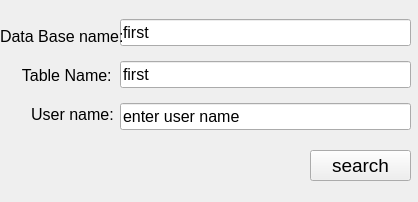
<?xml version="1.0" encoding="UTF-8"?>
<ui version="4.0">
 <class>Form</class>
 <widget class="QWidget" name="Form">
  <property name="geometry">
   <rect>
    <x>0</x>
    <y>0</y>
    <width>418</width>
    <height>202</height>
   </rect>
  </property>
  <property name="windowTitle">
   <string>Form</string>
  </property>
  <widget class="QPushButton" name="button_search">
   <property name="geometry">
    <rect>
     <x>310</x>
     <y>150</y>
     <width>101</width>
     <height>31</height>
    </rect>
   </property>
   <property name="font">
    <font>
     <pointsize>14</pointsize>
    </font>
   </property>
   <property name="text">
    <string>search</string>
   </property>
  </widget>
  <widget class="QLabel" name="label_result">
   <property name="geometry">
    <rect>
     <x>20</x>
     <y>150</y>
     <width>281</width>
     <height>31</height>
    </rect>
   </property>
   <property name="font">
    <font>
     <pointsize>14</pointsize>
    </font>
   </property>
   <property name="styleSheet">
    <string notr="true">color: green</string>
   </property>
   <property name="text">
    <string/>
   </property>
  </widget>
  <widget class="QWidget" name="">
   <property name="geometry">
    <rect>
     <x>120</x>
     <y>10</y>
     <width>291</width>
     <height>131</height>
    </rect>
   </property>
   <layout class="QVBoxLayout" name="verticalLayout">
    <item>
     <widget class="QLineEdit" name="lineEdit_data_base_name">
      <property name="font">
       <font>
        <pointsize>12</pointsize>
       </font>
      </property>
      <property name="text">
       <string>first</string>
      </property>
     </widget>
    </item>
    <item>
     <widget class="QLineEdit" name="lineEdit_table_name">
      <property name="font">
       <font>
        <pointsize>12</pointsize>
       </font>
      </property>
      <property name="text">
       <string>first</string>
      </property>
     </widget>
    </item>
    <item>
     <widget class="QLineEdit" name="lineEdit_user_name">
      <property name="font">
       <font>
        <pointsize>12</pointsize>
       </font>
      </property>
      <property name="text">
       <string>enter user name</string>
      </property>
     </widget>
    </item>
   </layout>
  </widget>
  <widget class="QWidget" name="">
   <property name="geometry">
    <rect>
     <x>0</x>
     <y>20</y>
     <width>127</width>
     <height>111</height>
    </rect>
   </property>
   <layout class="QVBoxLayout" name="verticalLayout_2">
    <item>
     <widget class="QLabel" name="label">
      <property name="font">
       <font>
        <pointsize>12</pointsize>
       </font>
      </property>
      <property name="text">
       <string>Data Base name:</string>
      </property>
     </widget>
    </item>
    <item>
     <widget class="QLabel" name="label_3">
      <property name="font">
       <font>
        <pointsize>12</pointsize>
       </font>
      </property>
      <property name="text">
       <string>     Table Name:</string>
      </property>
     </widget>
    </item>
    <item>
     <widget class="QLabel" name="label_2">
      <property name="font">
       <font>
        <pointsize>12</pointsize>
       </font>
      </property>
      <property name="text">
       <string>       User name:</string>
      </property>
     </widget>
    </item>
   </layout>
  </widget>
 </widget>
 <resources/>
 <connections/>
</ui>
